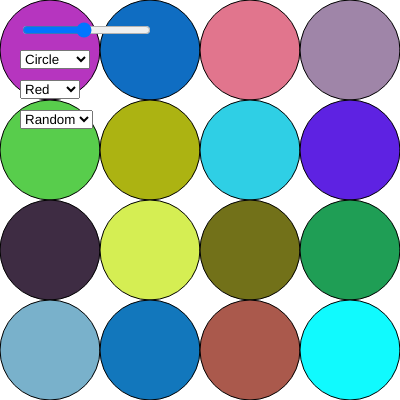
Frame 1 (no input)
Frame 60 (no input): identical to frame 1, image omitted
Frame 120 (the mouse pressed at the canvas centre since frame 60): identical to frame 1, image omitted

The p5.js sketch that drew this single still picture (run headless with seeded random() and noise() and a simulated clock; from frame 60 on, the mouse is pressed at the canvas centre):

// p5.js sketch
// ── sketch.js
let sizeInput, shapeSelect, colorSelect, patternSelect;

function setup() {
  createCanvas(400, 400);
  
  // Create input elements
  createInputs();
  
  // Generate pattern initially
  generatePattern();
}

function draw() {
  // No need for draw loop as pattern generation happens only when user changes input
}

// Create input elements
function createInputs() {
  // Size input
  sizeInput = createSlider(10, 200, 100);
  sizeInput.position(20, 20);
  
  // Shape select
  
  shapeSelect = createSelect();
  shapeSelect.position(20, 50);
  shapeSelect.option('Circle');
  shapeSelect.option('Square');
  shapeSelect.option('Triangle');
  
  
  // Color select
  
  colorSelect = createSelect();
  colorSelect.position(20, 80);
  colorSelect.option('Red');
  colorSelect.option('Green');
  colorSelect.option('Blue');
  
  // Pattern select
  
  
  patternSelect = createSelect();
  patternSelect.position(20, 110);
  patternSelect.option('Random');
  patternSelect.option('Grid');
  
  // Add event listeners for inputs
  sizeInput.changed(generatePattern);
  shapeSelect.changed(generatePattern);
  colorSelect.changed(generatePattern);
  patternSelect.changed(generatePattern);
}

// Generate pattern based on user inputs
function generatePattern() {
  background(255);
  let size = sizeInput.value();
  let shape = shapeSelect.value();
  let color = colorSelect.value();
  let patternType = patternSelect.value();
  
  if (patternType === 'Random') {
    generateRandomPattern(size, shape, color);
  } else if (patternType === 'Grid') {
    generateGridPattern(size, shape, color);
  }
}

// Generate random pattern
function generateRandomPattern(size, shape, color) {
  for (let x = 0; x < width; x += size) {
    for (let y = 0; y < height; y += size) {
      fill(random(255), random(255), random(255));
      drawShape(x + size / 2, y + size / 2, size, shape);
    }
  }
}

// Generate grid pattern
function generateGridPattern(size, shape, color) {
  for (let x = 0; x < width; x += size) {
    for (let y = 0; y < height; y += size) {
      fill(color);
      drawShape(x + size / 2, y + size / 2, size, shape);
    }
  }
  
}


// Draw shape based on user selection
function drawShape(x, y, size, shape) {
  
  if (shape === 'Circle') {
    ellipse(x, y, size, size);
  } else if (shape === 'Square') {
    rectMode(CENTER);
    rect(x, y, size, size);
  } else if (shape === 'Triangle') {
    let h = size * sqrt(3) / 2;
    triangle(x - size / 2, y + h / 2, x + size / 2, y + h / 2, x, y - h / 2);
  }
  
  
}

// ── style.css
html, body {
  margin: 0;
  padding: 0;
}

canvas {
  display: block;
}


.text {
    color: plum;
    text-align: center;
    background-color: l;  
      padding: 50px;

}

.panel {
    text-align: center;
    background-color: plum;  
      padding: 80px;
    margin: 20px;
    border: 4px solid black; /* Define border width and color */


}
